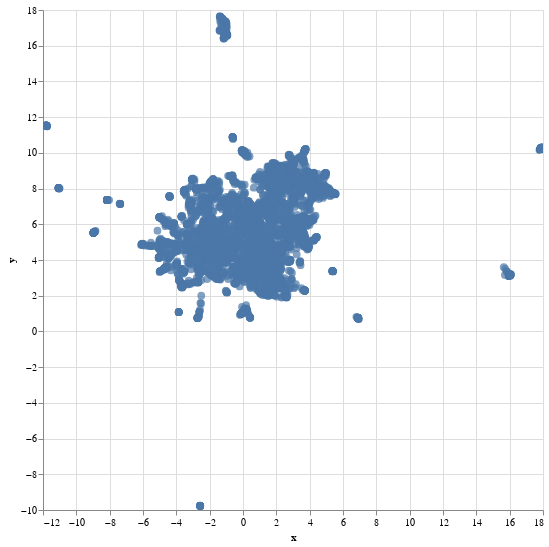

Write notebook code for a chart like this one.
### Code cell
alt.data_transformers.disable_max_rows()
alt.Chart(pd.concat([titles,umap_title], axis=1)).encode(
      x='x',
      y='y',
      tooltip=['titel']
  ).mark_circle(size=60).properties(
      width=500, height=500
  ).interactive()

### Figure 1 — Vega-Lite specification as saved in the notebook (floating-point values rounded to 4 significant figures; data arrays with more than 128 entries replaced by an {"elided": "..."} marker saying what was removed)
{"config": {"view": {"continuousWidth": 400, "continuousHeight": 300}}, "data": {"name": "data-60b0c090da3e2d5216af12e4a8fcc418"}, "mark": {"type": "circle", "size": 60}, "encoding": {"tooltip": [{"type": "nominal", "field": "titel"}], "x": {"type": "quantitative", "field": "x"}, "y": {"type": "quantitative", "field": "y"}}, "height": 500, "selection": {"selector002": {"type": "interval", "bind": "scales", "encodings": ["x", "y"]}}, "width": 500, "$schema": "https://vega.github.io/schema/vega-lite/v4.8.1.json", "datasets": {"data-60b0c090da3e2d5216af12e4a8fcc418": {"elided": "5142 records"}}}
